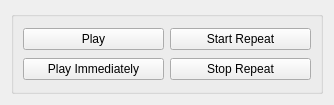
<?xml version="1.0" encoding="UTF-8"?>
<ui version="4.0">
 <class>AudioExampleDockForm</class>
 <widget class="QWidget" name="AudioExampleDockForm">
  <property name="geometry">
   <rect>
    <x>0</x>
    <y>0</y>
    <width>334</width>
    <height>105</height>
   </rect>
  </property>
  <property name="sizePolicy">
   <sizepolicy hsizetype="Preferred" vsizetype="Minimum">
    <horstretch>0</horstretch>
    <verstretch>0</verstretch>
   </sizepolicy>
  </property>
  <property name="windowTitle">
   <string>Form</string>
  </property>
  <layout class="QVBoxLayout" name="verticalLayout">
   <item>
    <widget class="QGroupBox" name="soundGroupBox">
     <property name="title">
      <string/>
     </property>
     <layout class="QGridLayout" name="gridLayout">
      <item row="1" column="0">
       <widget class="QPushButton" name="playImmediatelyButton">
        <property name="text">
         <string>Play Immediately</string>
        </property>
       </widget>
      </item>
      <item row="0" column="0">
       <widget class="QPushButton" name="playButton">
        <property name="text">
         <string>Play</string>
        </property>
       </widget>
      </item>
      <item row="0" column="1">
       <widget class="QPushButton" name="startRepeatButton">
        <property name="text">
         <string>Start Repeat</string>
        </property>
       </widget>
      </item>
      <item row="1" column="1">
       <widget class="QPushButton" name="stopRepeatButton">
        <property name="text">
         <string>Stop Repeat</string>
        </property>
       </widget>
      </item>
     </layout>
    </widget>
   </item>
  </layout>
 </widget>
 <resources/>
 <connections/>
</ui>
